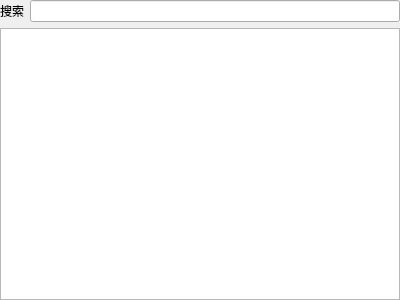
<?xml version="1.0" encoding="UTF-8"?>
<ui version="4.0">
 <class>BucketsWidget</class>
 <widget class="QWidget" name="BucketsWidget">
  <property name="geometry">
   <rect>
    <x>0</x>
    <y>0</y>
    <width>400</width>
    <height>300</height>
   </rect>
  </property>
  <property name="windowTitle">
   <string>Form</string>
  </property>
  <layout class="QVBoxLayout" name="verticalLayout">
   <property name="leftMargin">
    <number>0</number>
   </property>
   <property name="topMargin">
    <number>0</number>
   </property>
   <property name="rightMargin">
    <number>0</number>
   </property>
   <property name="bottomMargin">
    <number>0</number>
   </property>
   <item>
    <layout class="QHBoxLayout" name="horizontalLayout">
     <item>
      <widget class="QLabel" name="label">
       <property name="text">
        <string>搜索</string>
       </property>
      </widget>
     </item>
     <item>
      <widget class="ComboLine" name="lineEditSearch"/>
     </item>
    </layout>
   </item>
   <item>
    <widget class="QListView" name="listViewBuckets">
     <property name="editTriggers">
      <set>QAbstractItemView::EditTrigger::NoEditTriggers</set>
     </property>
    </widget>
   </item>
  </layout>
 </widget>
 <customwidgets>
  <customwidget>
   <class>ComboLine</class>
   <extends>QLineEdit</extends>
   <header location="global">src/fend/uicommond/comboline.h</header>
  </customwidget>
 </customwidgets>
 <resources/>
 <connections/>
</ui>
